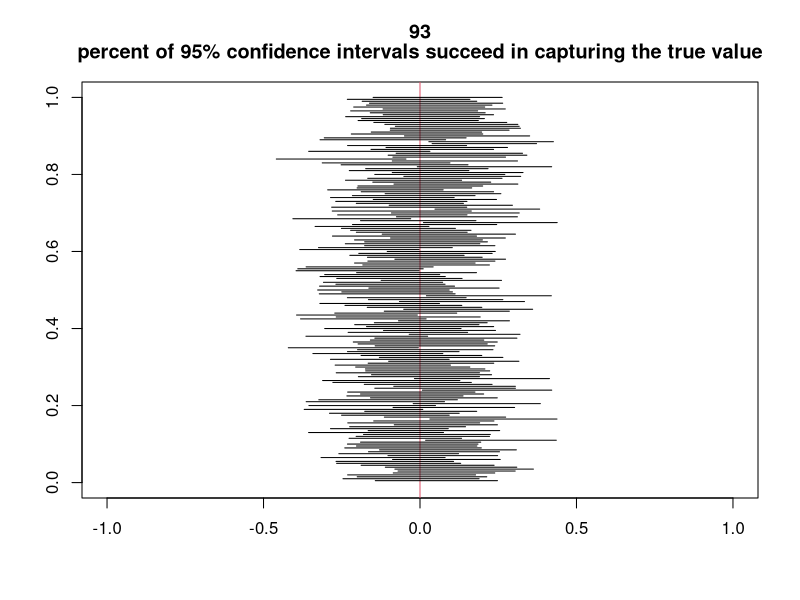

Write R code to recreate this figure.
x11()
plot(runif(10), runif(10), 
     xlim=c(-1, 1), ylim=c(0,1), 
     axes=T, #Don't plot the axis 
     type="n",  #hide the points
     ylab="", xlab="") #No axis labels
abline(v = 0, col = 2)
success <- 0
for (i in 1:200){
  sample_i <- rnorm(100)
  mean_i <- mean(sample_i)
  lower <- sd(sample_i) * qt(0.025,99)/10 + mean_i
  upper <- sd(sample_i) * qt(0.975,99)/10 + mean_i
  if(0 > lower & 0 < upper)
    success <- success + 1
  segments(lower,i/200,upper,i/200)
  Sys.sleep(0.05)
}
title(c(success/2, 'percent of 95% confidence intervals succeed in capturing the true value'))


